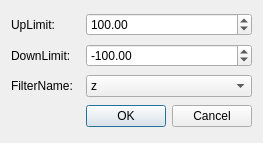
<?xml version="1.0" encoding="UTF-8"?>
<ui version="4.0">
 <class>PassThroughFilterDialog</class>
 <widget class="QDialog" name="PassThroughFilterDialog">
  <property name="geometry">
   <rect>
    <x>0</x>
    <y>0</y>
    <width>263</width>
    <height>143</height>
   </rect>
  </property>
  <property name="minimumSize">
   <size>
    <width>263</width>
    <height>119</height>
   </size>
  </property>
  <property name="maximumSize">
   <size>
    <width>270</width>
    <height>200</height>
   </size>
  </property>
  <property name="windowTitle">
   <string>PassThrough</string>
  </property>
  <layout class="QGridLayout" name="gridLayout">
   <item row="0" column="0">
    <widget class="QLabel" name="label">
     <property name="text">
      <string>UpLimit:</string>
     </property>
    </widget>
   </item>
   <item row="0" column="1" colspan="2">
    <widget class="QDoubleSpinBox" name="upLimitDoubleSpinBox">
     <property name="minimum">
      <double>-1000.000000000000000</double>
     </property>
     <property name="maximum">
      <double>1000.000000000000000</double>
     </property>
     <property name="singleStep">
      <double>1.000000000000000</double>
     </property>
     <property name="value">
      <double>100.000000000000000</double>
     </property>
    </widget>
   </item>
   <item row="1" column="0">
    <widget class="QLabel" name="label_2">
     <property name="text">
      <string>DownLimit:</string>
     </property>
    </widget>
   </item>
   <item row="1" column="1" colspan="2">
    <widget class="QDoubleSpinBox" name="downLimitDoubleSpinBox">
     <property name="minimum">
      <double>-1000.000000000000000</double>
     </property>
     <property name="maximum">
      <double>1000.000000000000000</double>
     </property>
     <property name="singleStep">
      <double>1.000000000000000</double>
     </property>
     <property name="value">
      <double>-100.000000000000000</double>
     </property>
    </widget>
   </item>
   <item row="2" column="0">
    <widget class="QLabel" name="label_3">
     <property name="text">
      <string>FilterName:</string>
     </property>
    </widget>
   </item>
   <item row="2" column="1" colspan="2">
    <widget class="QComboBox" name="comboBox">
     <item>
      <property name="text">
       <string>z</string>
      </property>
     </item>
     <item>
      <property name="text">
       <string>y</string>
      </property>
     </item>
     <item>
      <property name="text">
       <string>x</string>
      </property>
     </item>
    </widget>
   </item>
   <item row="3" column="0">
    <spacer name="horizontalSpacer">
     <property name="orientation">
      <enum>Qt::Horizontal</enum>
     </property>
     <property name="sizeHint" stdset="0">
      <size>
       <width>87</width>
       <height>16</height>
      </size>
     </property>
    </spacer>
   </item>
   <item row="3" column="1">
    <widget class="QPushButton" name="pushButton">
     <property name="text">
      <string>OK</string>
     </property>
    </widget>
   </item>
   <item row="3" column="2">
    <widget class="QPushButton" name="pushButton_2">
     <property name="text">
      <string>Cancel</string>
     </property>
    </widget>
   </item>
  </layout>
 </widget>
 <resources/>
 <connections>
  <connection>
   <sender>pushButton</sender>
   <signal>clicked()</signal>
   <receiver>PassThroughFilterDialog</receiver>
   <slot>accept()</slot>
   <hints>
    <hint type="sourcelabel">
     <x>127</x>
     <y>106</y>
    </hint>
    <hint type="destinationlabel">
     <x>18</x>
     <y>97</y>
    </hint>
   </hints>
  </connection>
  <connection>
   <sender>pushButton_2</sender>
   <signal>clicked()</signal>
   <receiver>PassThroughFilterDialog</receiver>
   <slot>reject()</slot>
   <hints>
    <hint type="sourcelabel">
     <x>229</x>
     <y>107</y>
    </hint>
    <hint type="destinationlabel">
     <x>74</x>
     <y>108</y>
    </hint>
   </hints>
  </connection>
 </connections>
</ui>
